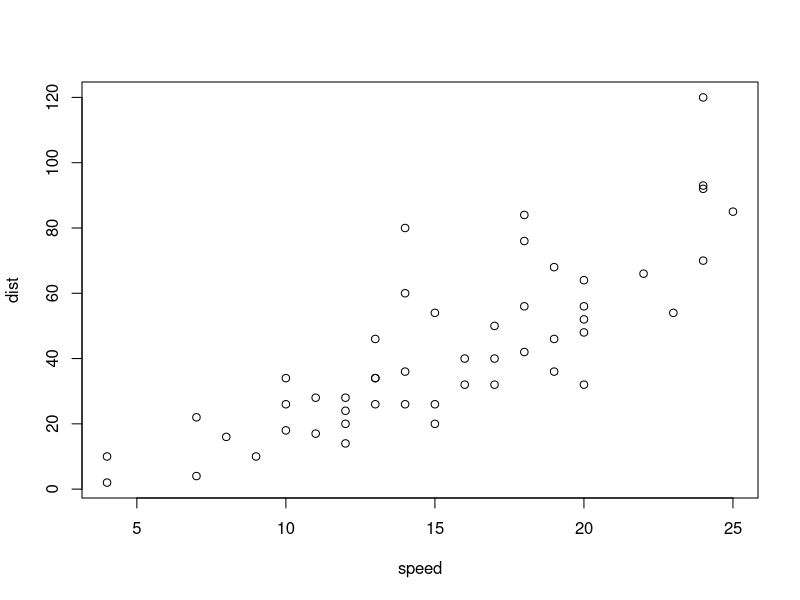
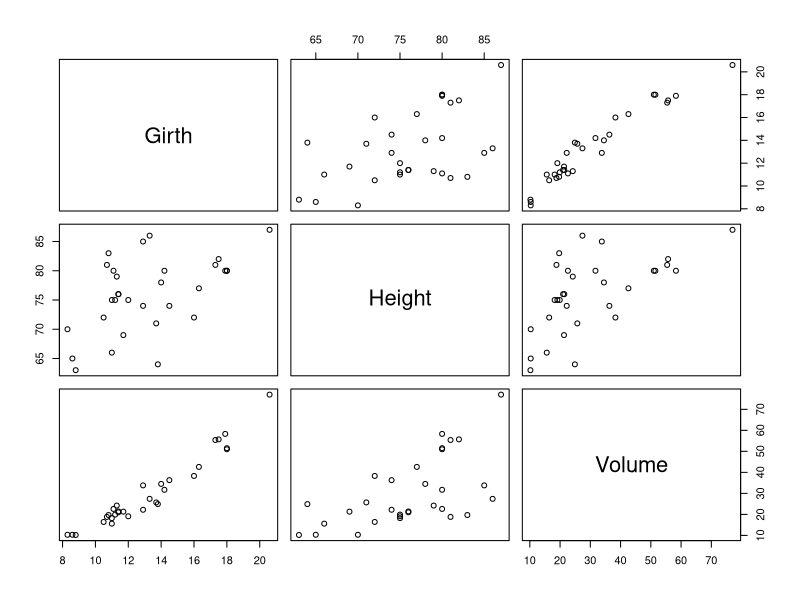
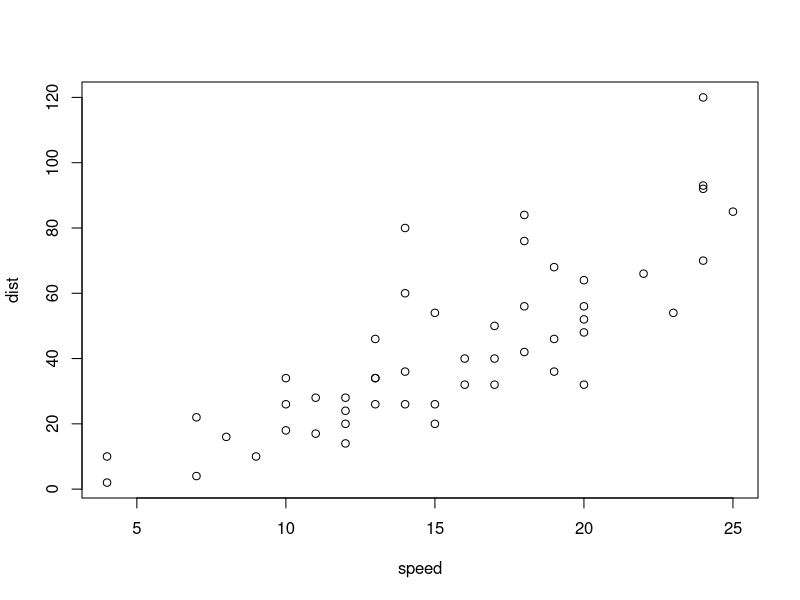
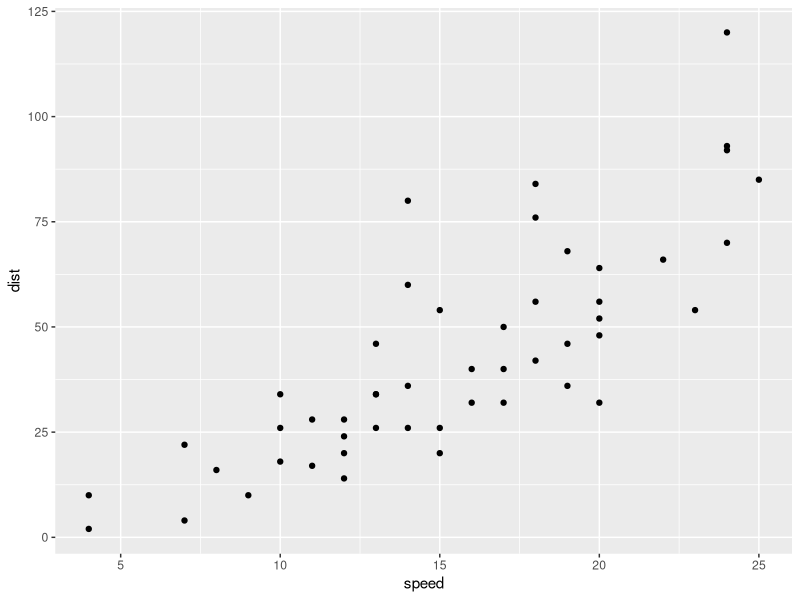

Write R code to recreate these figures, in order. (Note: this script raises an error after producing the figures.)
## ---- chunk 1
testtext <- "This code chunk has a name"
testtext
## ---- chunk 2
plot(cars)
plot(trees)
cor(trees)
## ---- chunk 3
#base R plot resized to 2" x 2"
plot(cars)

#ggplot resized to 2" x 2"
library(ggplot2)
ggplot(cars) +
  geom_point(aes(x = speed, y = dist))
## ---- chunk 4
library(knitr)
## ---- chunk 5
head(trees)

kable(head(trees))
## ---- chunk 6
include_graphics("kitten.jpg")
